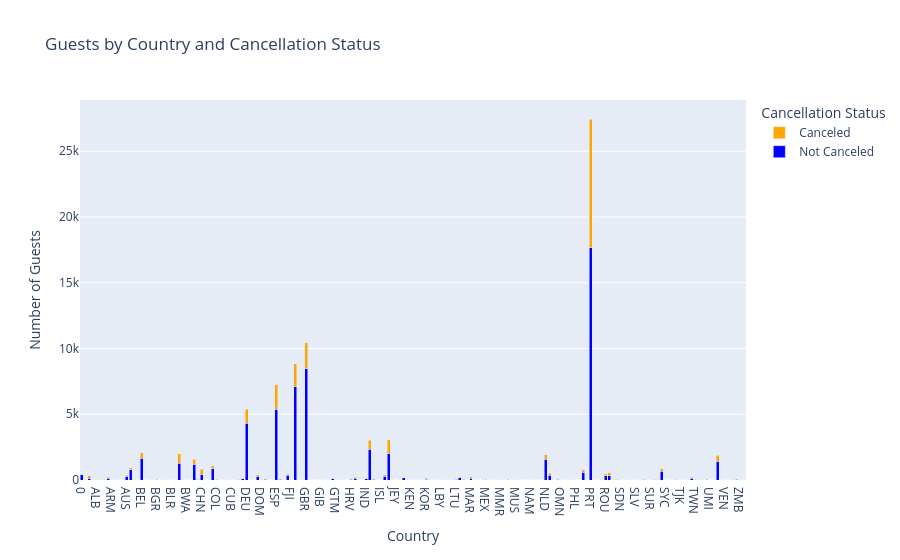

Here is the notebook cell this chart was saved with:
### Markdown cell above
### ***Chart 7.***

### Code cell
import pandas as pd
import plotly.graph_objects as go

# Assuming 'hb_df1' is your DataFrame and has the columns 'is_canceled' and 'country'

# Grouping the data by 'country' and 'is_canceled' to count the number of guests for each cancellation status in each country
guest_country_status = hb_df1.groupby(['country', 'is_canceled']).size().unstack(fill_value=0).reset_index()
guest_country_status.columns = ['country', 'Not Canceled', 'Canceled']

# Creating a stacked bar chart using Plotly to show the distribution of cancellations by country
fig = go.Figure()

# Adding the 'Not Canceled' data to the bar chart
fig.add_trace(go.Bar(
    x=guest_country_status['country'],
    y=guest_country_status['Not Canceled'],
    name='Not Canceled',
    marker=dict(color='blue')
))

# Adding the 'Canceled' data to the bar chart
fig.add_trace(go.Bar(
    x=guest_country_status['country'],
    y=guest_country_status['Canceled'],
    name='Canceled',
    marker=dict(color='orange')
))

# Setting the layout of the bar chart
fig.update_layout(
    title='Guests by Country and Cancellation Status',
    barmode='stack',  # Stacked bar chart
    xaxis=dict(title='Country'),
    yaxis=dict(title='Number of Guests'),
    legend=dict(title='Cancellation Status')
)

# Display the bar chart
fig.show()

### Figure 1 — Plotly figure (JSON) as saved in the notebook; plotly's stock layout.template omitted (floating-point values rounded to 4 significant figures; data arrays with more than 128 entries replaced by an {"elided": "..."} marker saying what was removed)
{"data": [{"marker": {"color": "blue"}, "name": "Not Canceled", "type": "bar", "x": {"elided": "178 mixed values"}, "y": {"elided": "178 int values"}}, {"marker": {"color": "orange"}, "name": "Canceled", "type": "bar", "x": {"elided": "178 mixed values"}, "y": {"elided": "178 int values"}}], "layout": {"autosize": true, "barmode": "stack", "legend": {"title": {"text": "Cancellation Status"}}, "title": {"text": "Guests by Country and Cancellation Status"}, "xaxis": {"autorange": true, "range": [-0.5, 177.5], "title": {"text": "Country"}, "type": "category"}, "yaxis": {"autorange": true, "range": [0, 28900.0], "title": {"text": "Number of Guests"}, "type": "linear"}}}
